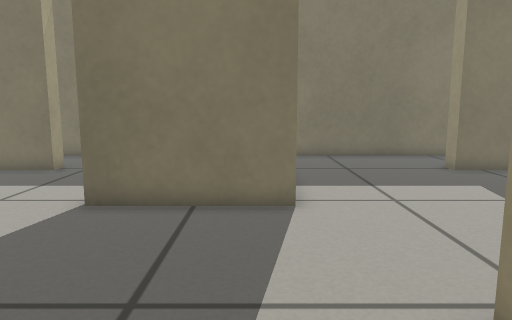
[1] (above)

18 first-person views from a walk through a robot-simulator world made for Gazebo. The camera is 0.46 m above the floor, tilts 8° down and sees 70° across. The floor is counted in squares, 0.2 m on a side. Each view is taken from the middle of a square. On the plan, view 1 faces up. The plan holds only what a view shows up to about 20 squares ahead; the rest is blank.

[2]
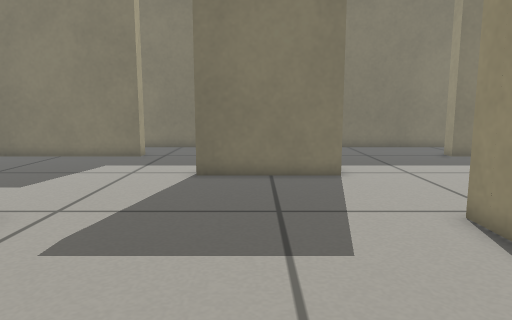

[3]
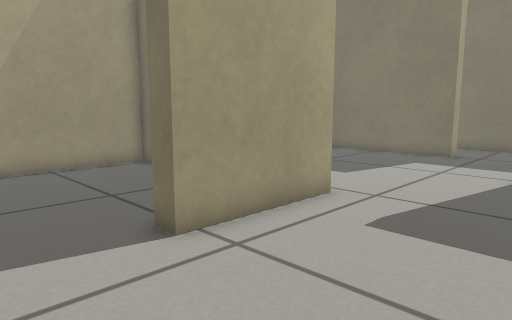

[4]
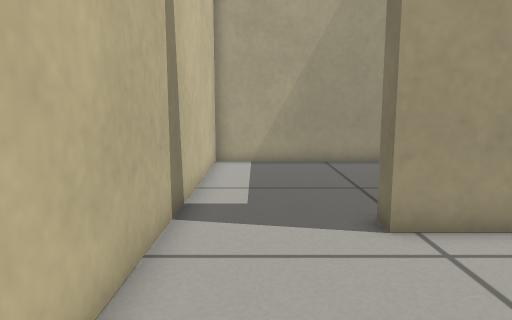

[5]
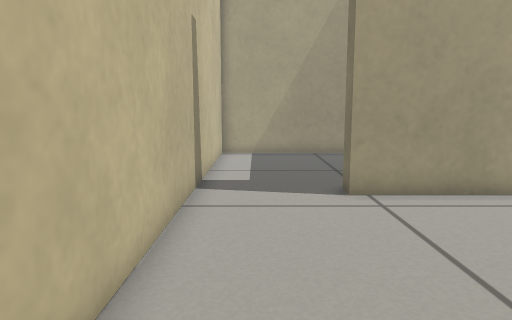

[6]
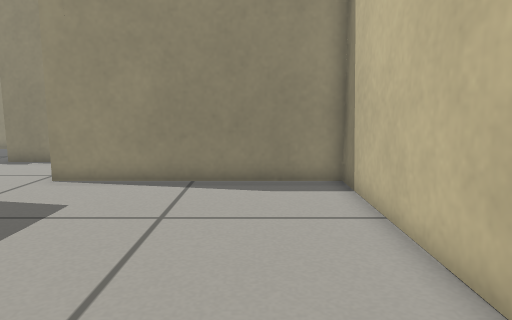

[7]
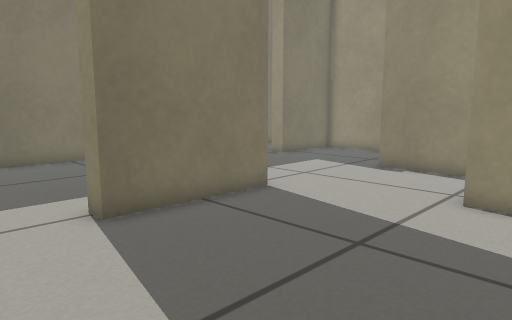

[8]
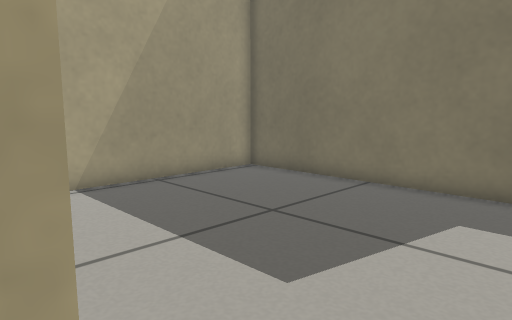

[9]
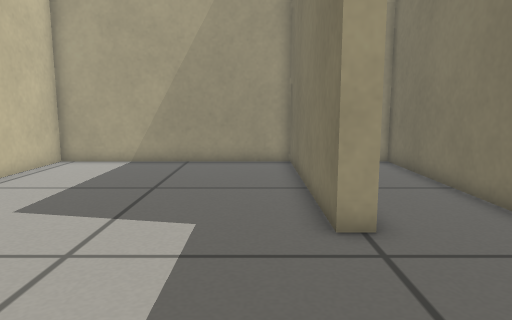

[10]
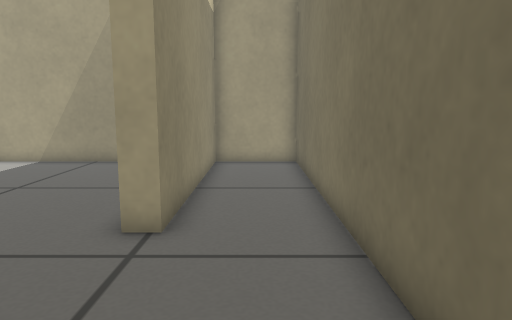

[11]
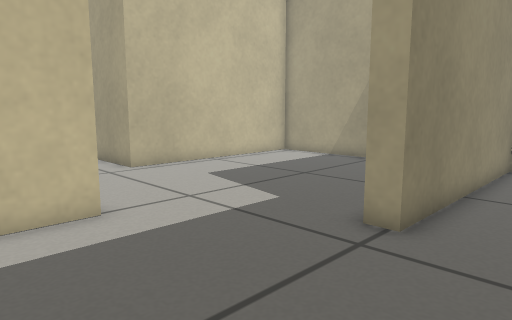

[12]
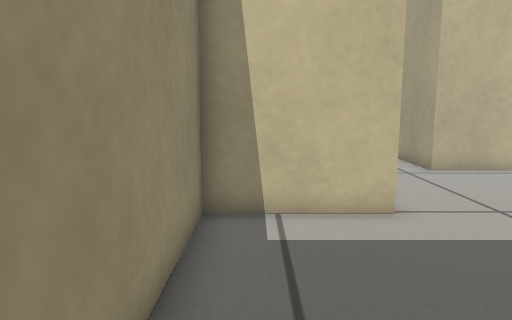

[13]
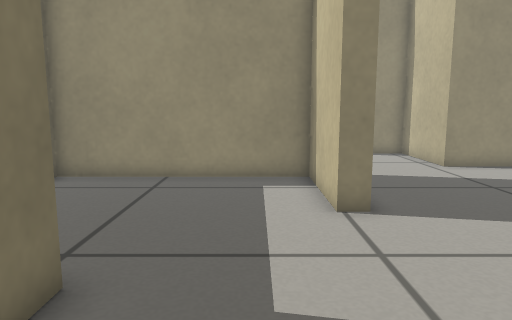

[14]
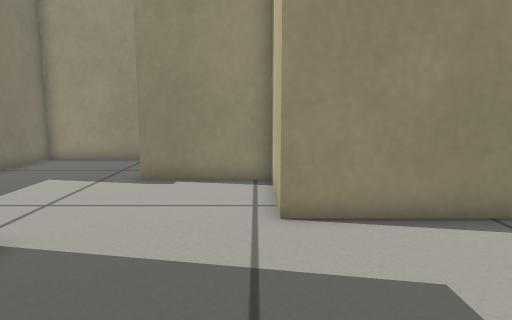

[15]
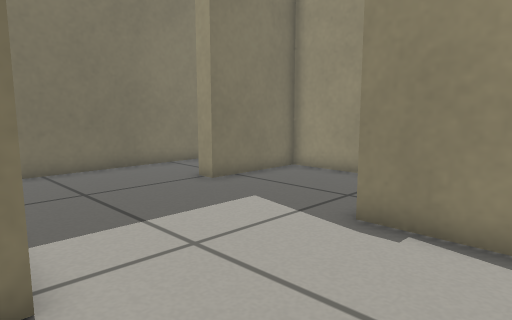

[16]
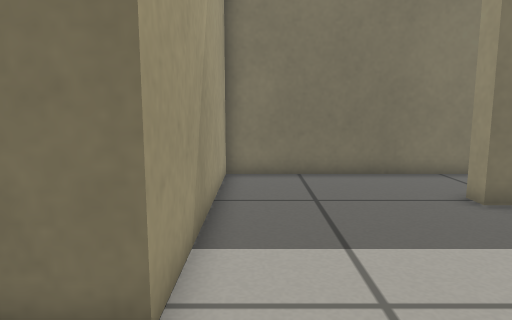

[17]
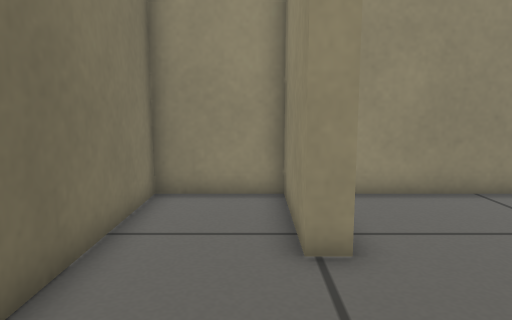

[18]
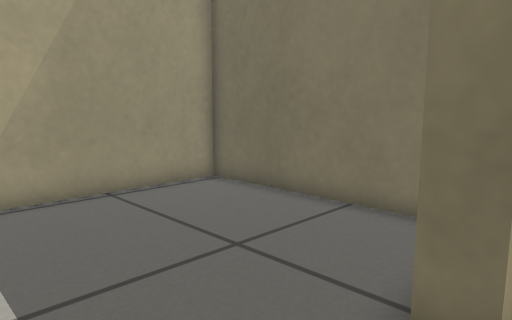

### Floor plan
Points are (right, up) in squares from view 1. A wall is a line through its corners. A room is listed if a view was taken in it or the views show most of it. See-through windows are left out.
Room 1 (views 1, 2, 3, 4, 5, 7, 8, 14, 15, 16, 18)
walls: (-7.6, 3.5) (-7.6, -1.5); (0.9, 14.5) (0.9, 8.4) (-4.1, 8.4); (11.7, 8) (11.7, 13.5) (7.4, 13.5) (7.4, 14.2); (-7.6, -5.8) (2.4, -5.8) (2.4, 3.5) (6.7, 3.5) (6.7, 7.8)
ways out: opening at (-8, -3.5) to room 2; opening at (-5.5, 5.8) to room 3; opening at (4.5, 14) to room 4; opening at (9.5, 8.8)
Room 2 (view 6)
walls: (-7.6, -1.5) (-8.4, -1.5); (-9.9, 2.7) (-16.8, 2.7) (-16.8, -5.8) (-7.6, -5.8)
ways out: opening at (-8, -3.5) to room 1
Room 3 (views 9, 10, 11, 12, 13)
walls: (-4.1, 8.4) (-4.1, 9.2) (0.2, 9.2) (0.2, 17.7) (-16.8, 17.7) (-16.8, 14.2) (-7.6, 14.2) (-7.6, 13.5) (-16.8, 13.5) (-16.8, 3.5) (-7.6, 3.5)
ways out: opening at (-5.5, 5.8) to room 1
Room 4 (view 17)
walls: (7.4, 14.2) (11.7, 14.2) (11.7, 17.7) (0.9, 17.7) (0.9, 14.5)
ways out: opening at (4.5, 14) to room 1

Positions as (right, up) in squares from view 1, and headings:
1: (0, 0), facing up
2: (-2, -4), facing up
3: (-2, -5), facing up-left
4: (-1, -4), facing left
5: (2, -4), facing left
6: (-9, -3), facing right
7: (-7, 1), facing up-right
8: (-6, 3), facing up-left
9: (-1, 12), facing left
10: (-1, 16), facing left
11: (-1, 17), facing down-left
12: (-1, 17), facing down
13: (-12, 11), facing right
14: (-5, 4), facing right
15: (0, 4), facing up-right
16: (2, 5), facing up
17: (2, 15), facing right
18: (-7, -5), facing up-left
